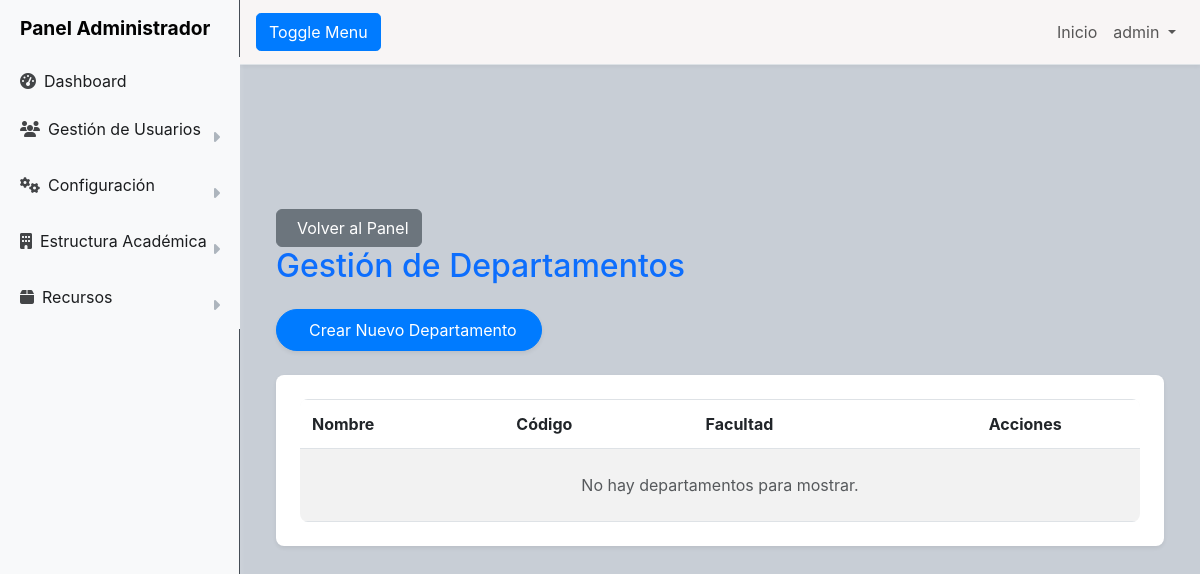
Before: /administrador/departamentos/ (signed in) with the older database file.
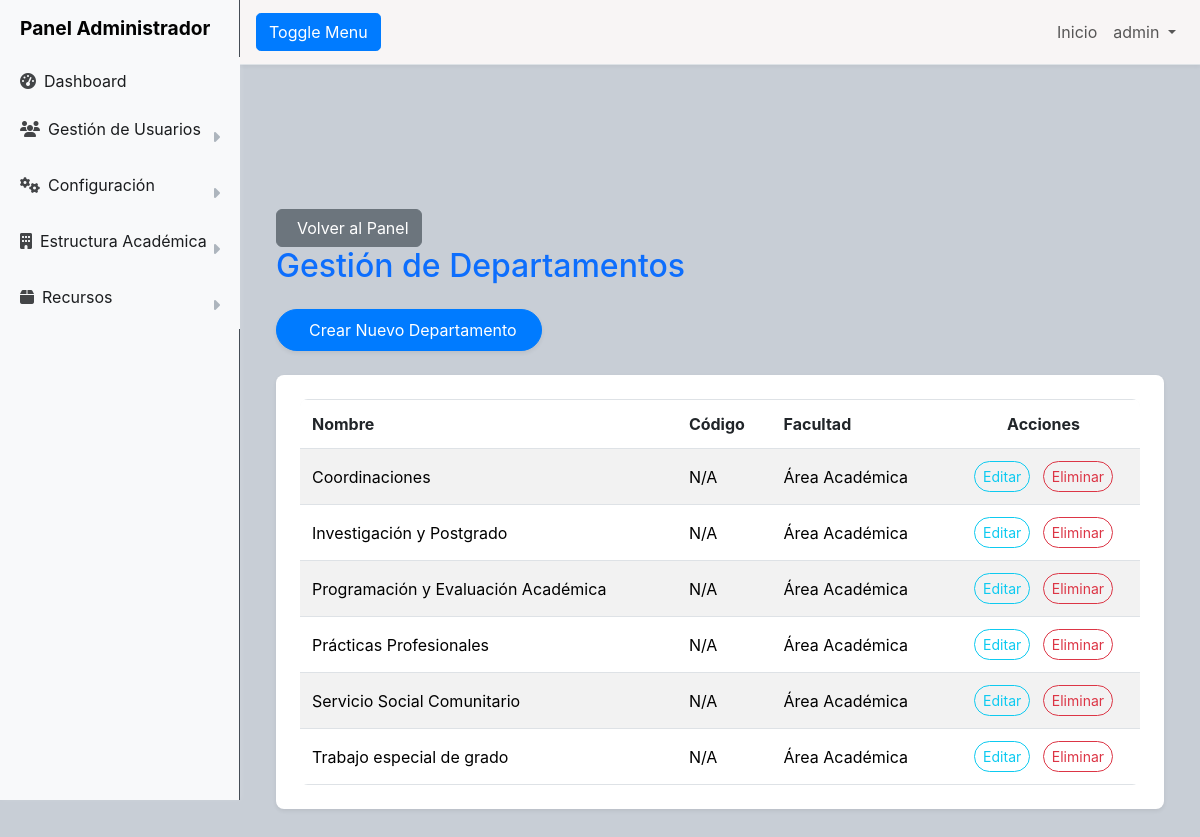
After: the same page with the newer database file.
### accounts/models.py (models this page shows, shortened)
class Usuario(AbstractUser):
    ROLES = [
        ('admin', 'Administrador'),
        ('coordinador', 'Coordinador'),
        ('profesor', 'Profesor'),
        ('operativo', 'Operativo'),
        ('super_admin', 'Super Administrador'),
    ]
    rol = models.CharField("Rol del Sistema", max_length=20, choices=ROLES, default='profesor')
    cargo = models.ForeignKey(
        Cargo,
        on_delete=models.SET_NULL, # Si el Cargo se borra, este campo se pone a NULL
        null=True,
        blank=True,
        related_name='usuarios_con_este_cargo',
        verbose_name="Tipo de Cargo"
    )
    departamento_asignado = models.ForeignKey(
        Departamento,
        on_delete=models.SET_NULL,
        null=True,
        blank=True,
        related_name='jefes_coordinadores',
        verbose_name="Departamento Asignado (si aplica)"
    )
    carrera_asignada = models.ForeignKey(
        Carrera, # ESTO SIGUE APUNTANDO A TU MODELO CARRERA ACTUALIZADO
        on_delete=models.SET_NULL,
        null=True,
        blank=True,
        related_name='directores_coordinadores',
        verbose_name="Carrera Asignada (si aplica)"
    )
    cedula = models.CharField("Cédula", max_length=20, unique=True, null=True, blank=True)
    telefono_movil = models.CharField("Teléfono Móvil", max_length=15, blank=True, null=True)
    class Meta:
        verbose_name = "Usuario"
        verbose_name_plural = "Usuarios"
    def has_permission(self, permission_name, obj=None):
        if self.is_superuser:
            return True

### programacion/models.py (models this page shows, shortened)
class Departamento(models.Model):
    nombre = models.CharField(max_length=100, unique=True, verbose_name="Nombre del Departamento")
    facultad = models.ForeignKey(Facultad, on_delete=models.CASCADE, related_name='departamentos', verbose_name="Facultad a la que pertenece")
    descripcion = models.TextField(blank=True, verbose_name="Descripción")
    class Meta:
        verbose_name = "Departamento"
        verbose_name_plural = "Departamentos"
        ordering = ['nombre']

class Facultad(models.Model):
    nombre = models.CharField(max_length=100, unique=True, verbose_name="Nombre de la Facultad")
    descripcion = models.TextField(blank=True, verbose_name="Descripción")
    class Meta:
        verbose_name = "Facultad"
        verbose_name_plural = "Facultades"
        ordering = ['nombre']

### administrador/views.py (the view)
# urls.py: path('departamentos/', views.lista_departamentos, name='lista_departamentos'),
@login_required
@user_passes_test(lambda u: u.has_permission(PERMISSIONS.VIEW_DEPARTAMENTO))
def lista_departamentos(request):
    departamentos = Departamento.objects.all().order_by('nombre')
    return render(request, 'lista_departamentos.html', {'departamentos': departamentos})

### administrador/templates/lista_departamentos.html (shortened to what this page needs)
{% extends "panel_administrador.html" %}
{% block content_admin_panel %}
<div class="container mt-5 pt-5">
        <a href="{% url 'administrador:panel_administrador' %}" class="btn btn-secondary">
             Volver al Panel
        </a>
    <h2 class="mb-4 text-primary">Gestión de Departamentos</h2>
    <div class="mb-4">
        <a href="{% url 'administrador:crear_departamento' %}" class="btn btn-primary shadow-sm rounded-pill px-4 py-2">
             Crear Nuevo Departamento
        </a>
    </div>
    <div class="card shadow-sm border-0 rounded-lg">
        <div class="card-body p-4">
            <div class="table-responsive">
                <table class="table table-hover table-striped mb-0">
                    <thead class="bg-light">
                        <tr>
                            <th scope="col" class="text-dark">Nombre</th>
                            <th scope="col" class="text-dark">Código</th>
                            <th scope="col" class="text-dark">Facultad</th>
                            <th scope="col" class="text-dark text-center">Acciones</th>
                        </tr>
                    </thead>
                    <tbody>
                        {% if departamentos %}
                            {% for departamento in departamentos %}
                            <tr>
                                <td>{{ departamento.nombre }}</td>
                                <td>{{ departamento.codigo|default:"N/A" }}</td>
                                <td>{{ departamento.facultad.nombre|default:"N/A" }}</td>
                                <td class="text-center">
                                    <a href="{% url 'administrador:editar_departamento' departamento.pk %}" class="btn btn-sm btn-outline-info me-2 rounded-pill">
                                         Editar
                                    </a>
                                    <a href="{% url 'administrador:eliminar_departamento' departamento.pk %}" class="btn btn-sm btn-outline-danger rounded-pill">
                                         Eliminar
                                    </a>
                                </td>
                            </tr>
                            {% endfor %}
                        {% else %}
                        <tr>
                            <td colspan="4" class="text-center text-muted py-4">No hay departamentos para mostrar.</td>
                        </tr>
                        {% endif %}
                    </tbody>
                </table>
            </div>
        </div>
    </div>
</div>
{% endblock content_admin_panel %}

### templates/panel_administrador.html (shortened to what this page needs)
{% extends 'base.html' %}
{% load static %}
{% block content %}
<div class="d-flex" id="wrapper">
    <div class="bg-light border-right" id="sidebar-wrapper">
        <div class="sidebar-heading">Panel Administrador</div>
        <div class="list-group list-group-flush">
            <a href="{% url 'administrador:panel_administrador' %}" class="list-group-item list-group-item-action bg-light">
                <i class="fas fa-tachometer-alt me-2"></i>Dashboard
            </a>
            {% if perms.administrador.manage_usuario %}
            <a href="#submenu-usuarios" data-bs-toggle="collapse" aria-expanded="false" class="list-group-item list-group-item-action bg-light dropdown-toggle">
                <i class="fas fa-users me-2"></i>Gestión de Usuarios
            </a>
            {% endif %}
            {% if perms.administrador.manage_configuracion_registro or perms.administrador.view_registro_cambios %}
            <a href="#submenu-config" data-bs-toggle="collapse" aria-expanded="false" class="list-group-item list-group-item-action bg-light dropdown-toggle">
                <i class="fas fa-cogs me-2"></i>Configuración
            </a>
            {% endif %}
            {% if perms.administrador.manage_facultad or perms.administrador.manage_departamento or perms.administrador.manage_carrera %}
            <a href="#submenu-estructura" data-bs-toggle="collapse" aria-expanded="false" class="list-group-item list-group-item-action bg-light dropdown-toggle">
                <i class="fas fa-building me-2"></i>Estructura Académica
            </a>
            {% endif %}
            {% if perms.administrador.manage_aula or perms.administrador.manage_tipo_aula or perms.administrador.manage_periodo or perms.administrador.manage_cargos %}
            <a href="#submenu-recursos" data-bs-toggle="collapse" aria-expanded="false" class="list-group-item list-group-item-action bg-light dropdown-toggle">
                <i class="fas fa-box me-2"></i>Recursos
            </a>
            {% endif %}
        </div>
    </div>
    <div id="page-content-wrapper">
        <nav class="navbar navbar-expand-lg navbar-light bg-light border-bottom">
            <button class="btn btn-primary" id="menu-toggle">Toggle Menu</button>
            <div class="collapse navbar-collapse" id="navbarSupportedContent">
                <ul class="navbar-nav ms-auto mt-2 mt-lg-0">
                    <li class="nav-item active">
                        <a class="nav-link" href="#">Inicio <span class="sr-only">(current)</span></a>
                    </li>
                    <li class="nav-item dropdown">
                        <a class="nav-link dropdown-toggle" href="#" id="navbarDropdown" role="button" data-bs-toggle="dropdown" aria-haspopup="true" aria-expanded="false">
                            {{ request.user.username }}
                        </a>
                    </li>
                </ul>
            </div>
        </nav>
        <div class="container-fluid">
            {% block content_admin_panel %}{% endblock content_admin_panel %}
        </div>
    </div>
</div>
{% endblock content %}

### accounts/templates/base.html (shortened to what this page needs)
{% load static %}
<!DOCTYPE html>
<html lang="es">
<head>
    <link href="https://cdn.jsdelivr.net/npm/bootstrap@5.3.3/dist/css/bootstrap.min.css" rel="stylesheet" xintegrity="sha384-QWTKZyjpPEjISv5WaRU9OFeRpok6YctnYmDr5pNlyT2bRjXh0JMhjY6hW+ALEwIH">
    <link rel="stylesheet" href="https://cdnjs.cloudflare.com/ajax/libs/font-awesome/6.5.2/css/all.min.css" xintegrity="sha512-SnH5WK+bZxgPHs44uWIX+LLJAJ9/2PkPKZ5QiAj6Ta86w+fsb2TkcmfRyVX3pBnMFcV7oQPJkl9QevSCWr3W6A==" />
</head>
<body>
    {% block content %}{% endblock %}
</body>
</html>

### accounts/templates/base.html (style rules this page uses)
body { background-color:rgb(200, 206, 214); font-family: 'Inter', sans-serif; }
#wrapper { display: flex; }
#sidebar-wrapper { min-height: 100vh; margin-left: -15rem; transition: margin .25s ease-out; box-shadow: 2px 0 5px rgba(255, 255, 255, 0.1); position: fixed; top: 0; left: 0; width: 15rem; z-index: 1000; background-color:rgb(22, 17, 17); color:rgb(98, 98, 173); border-right: 1px solid #454d55; }
#sidebar-wrapper .sidebar-heading { padding: 0.875rem 1.25rem; font-size: 1.2rem; border-bottom: 1px solidrgb(243, 247, 252); color:rgb(3, 3, 3); font-weight: bold; }
#sidebar-wrapper .list-group { width: 15rem; }
#sidebar-wrapper .list-group-item { background-color: #343a40; color:rgb(27, 29, 31); border: none; padding: 0.75rem 1.25rem; transition: background-color 0.2s ease, color 0.2s ease; }
#sidebar-wrapper .list-group-item i { color:rgb(67, 69, 71); transition: color 0.2s ease; }
#page-content-wrapper { min-width: 100vw; margin-left: 15rem; transition: margin .25s ease-out; padding-left: 0; }
@media (min-width: 768px) { #sidebar-wrapper { margin-left: 0; } }
@media (min-width: 768px) { #page-content-wrapper { min-width: 0; width: 100%; margin-left: 15rem; } }
#page-content-wrapper .navbar { background-color:rgb(248, 245, 245) !important; border-bottom: 1px solid #dee2e6; box-shadow: 0 2px 4px rgba(0,0,0,.05); margin-bottom: 1.5rem; padding: 0.75rem 1rem; }
.container-fluid { padding: 1.5rem; }
.card { border-radius: 0.5rem; box-shadow: 0 0.125rem 0.25rem rgba(0, 0, 0, 0.075); border: none; margin-bottom: 1.5rem; }
.table { border-radius: 0.5rem; overflow: hidden; }
.table thead { background-color:rgb(27, 29, 31); color: #495057; }
.table th, .table td { padding: 0.75rem; vertical-align: middle; border-top: 1px solid #dee2e6; }
.btn-primary { background-color: #007bff; border-color: #007bff; border-radius: 0.3rem; transition: background-color 0.2s ease, border-color 0.2s ease, box-shadow 0.2s ease; }
.list-group-item.dropdown-toggle::after { float: right; margin-top: .5em; vertical-align: middle; border: none; font-family: "Font Awesome 5 Free"; font-weight: 900; content: "\f0da"; transition: transform .25s ease-out; color: #adb5bd; }

Changed rows visible on the page:
added Departamento: nombre "Coordinaciones", codigo "N/A", facultad.nombre "Área Académica"
added Departamento: nombre "Investigación y Postgrado", codigo "N/A", facultad.nombre "Área Académica"
added Departamento: nombre "Programación y Evaluación Académica", codigo "N/A", facultad.nombre "Área Académica"
added Departamento: nombre "Prácticas Profesionales", codigo "N/A", facultad.nombre "Área Académica"
added Departamento: nombre "Servicio Social Comunitario", codigo "N/A", facultad.nombre "Área Académica"
added Departamento: nombre "Trabajo especial de grado", codigo "N/A", facultad.nombre "Área Académica"
Other visible differences:
text no longer shown: "No hay departamentos para mostrar."
